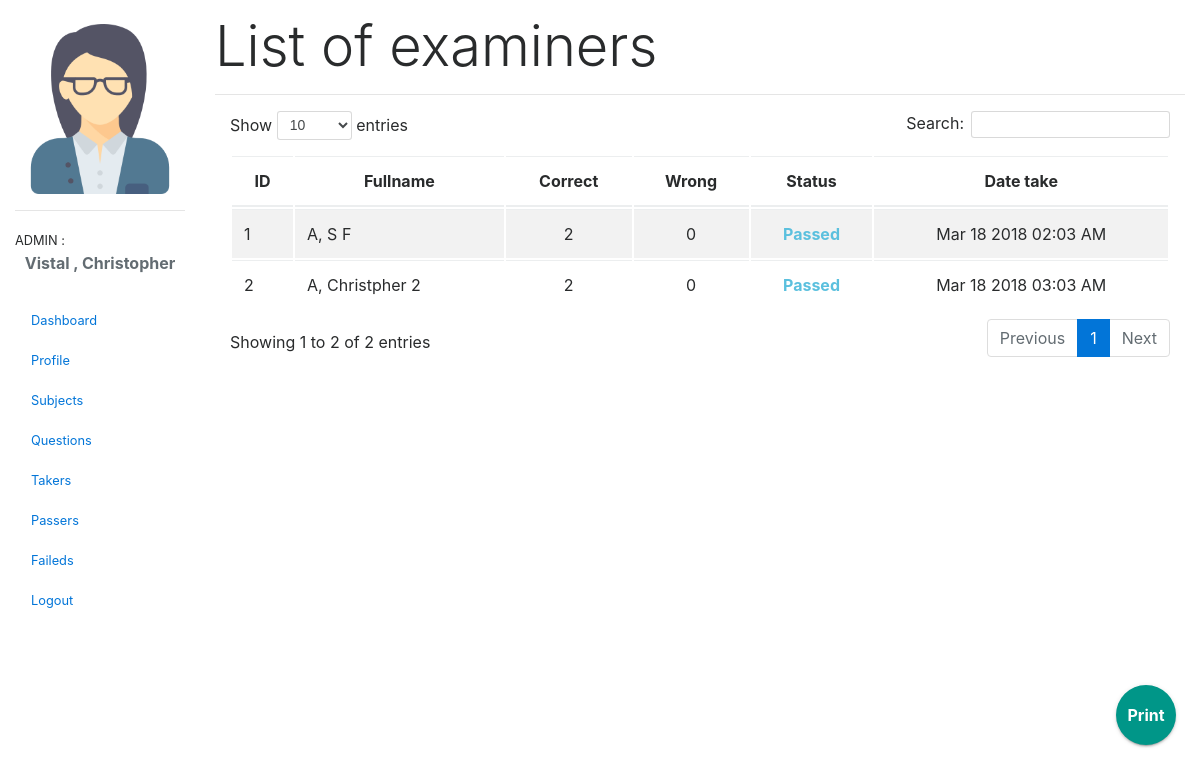
/private/page/list.php (signed in), run on the app's committed database.
### tables this page shows
CREATE TABLE `taker` (
  `taker_id` int(11) NOT NULL,
  `firstname` varchar(50) NOT NULL,
  `middlename` varchar(50) NOT NULL,
  `lastname` varchar(50) NOT NULL,
  `take_date` int(11) NOT NULL,
  `is_finish` enum('yes','no','','') DEFAULT 'no',
  `exam_id` varchar(50) NOT NULL
);

CREATE TABLE `take_finish` (
  `takef_id` int(11) NOT NULL,
  `exam_id` varchar(50) NOT NULL,
  `correct` int(11) NOT NULL,
  `wrong` int(11) NOT NULL
);

### private/functions/func.php (called while the page is built, shortened)
<?php
function passingScore(){
    global $db;
    $sql  = 'SELECT ROUND(COUNT(*) / 2,0) as passing_score FROM `questions`';
    $stmt = $db->query($sql)->FETCH(PDO::FETCH_ASSOC);
    return $stmt['passing_score'];
}
?>

### private/page/list.php (the view, shortened to what this page needs)
<?php include_once '../includes/header.php'; ?>
<main class="col-sm-9 ml-sm-auto col-md-10 pt-3" role="main">
    <h3 class="display-4">List of examiners</h3>
    <hr>
  <?php
    $sql =
    "
    SELECT take_finish.takef_id , taker.firstname , taker.middlename , taker.lastname , taker.take_date  , take_finish.correct , take_finish.wrong
    FROM taker
    INNER JOIN take_finish ON taker.exam_id = take_finish.exam_id
    ";
    $stmt = $db->query($sql);
    $r = $stmt->fetchAll(PDO::FETCH_ASSOC);
    ?>
    <table id="example2" class="table table-striped">
        <thead>
            <tr>
                <th class="text-center">ID</th>
                <th class="text-center">Fullname</th>
                <th class="text-center">Correct</th>
                <th class="text-center">Wrong</th>
                <th class="text-center">Status</th>
                <th class="text-center">Date take</th>
            </tr>
        </thead>
        <tbody class="">
            <?php foreach ($r as $key => $value): ?>
            <tr>
                <td><?php echo $value['takef_id']; ?></td>
                <td class="text-capitalize"><?php echo $value['lastname'] . ', '. $value['firstname'] . ' ' . $value['middlename']; ?></td>
                 <td class="text-center"><?php echo $value['correct']; ?></td>
                <td class="text-center"><?php echo $value['wrong']; ?></td>
                <td class="text-center"><?php echo ((passingScore() > $value['correct'] ? '<span class="text-danger font-weight-bold">Failed</span>' : '<span class="text-info font-weight-bold">Passed</span>'))?></td>
                <td class="text-center"><?php echo date('M d Y h:m A',$value['take_date']); ?></td>
            </tr>
            <?php endforeach ?>
        </tbody>
    </table>
    </div>
    <div class="zoom">
      <a href="printtakers.php" style="text-decoration: none;" class="zoom-fab zoom-btn-large text-white font-weight-bold" id="zoomBtn">Print</a>
    </div>
</div>
<?php include_once '../includes/footer.php'; ?>

### private/includes/header.php (shortened to what this page needs)
<?php require_once '../config.php'; ?>
<!DOCTYPE html>
<html>
    <head>
        <link rel="stylesheet" href="https://cdn.datatables.net/1.10.16/js/jquery.dataTables.min.js">
        <link rel="stylesheet" href="../../assets/css/bootstrap-grid.min.css">
        <link rel="stylesheet" href="../../assets/css/my-login.css">
        <link rel="stylesheet" href="../../assets/css/bootstrap-reboot.min.css">
        <link rel="stylesheet" href="../../assets/css/landing-page.min.css">
        <link rel="stylesheet" href="../../assets/css/bootstrap.min.css">
        <link rel="stylesheet" href="../../assets/css/dataTables.min.css">
        <link rel="stylesheet" href="../../assets/js/AmaranJS-master/dist/css/amaran.min.css">
        <link rel="stylesheet" href="../../assets/js/AmaranJS-master/dist/css/animate.min.css">
        <link rel="stylesheet" href="../../assets/css/fontawesome-all.min.css">
        <link href="../../assets/vendor/simple-line-icons/css/simple-line-icons.css" rel="stylesheet" type="text/css">
    </head>
    <body style="overflow-x: hidden;" id="body">
        <?php if (isset($_SESSION['id'])): ?>
        <?php
        if(!isset($_SESSION['id'])){
        redirect('login.php');
        }else{
        $sql = 'SELECT * FROM login_admin WHERE id = :id';
        $stmt = $db->prepare($sql);
        $stmt->execute([':id'=>$_SESSION['id']]);
        $sth = $stmt->fetch(PDO::FETCH_ASSOC);
        }
        ?>
        <div class="container-fluid">
            <div class="row">
                <nav class="col-sm-3 col-md-2 d-none d-sm-block sidebar navbar-light" id="sidebarr">
                    <br>
                    <img src="../../assets/img/people.png" class="img-fluid" alt="">
                    <hr>
                    <small class="text-sm-center text-uppercase"><?php echo $sth['account_type']; ?> : </small>
                    <p class="text-capitalize text-center text-muted font-weight-bold"><?php echo $sth['lastname'] . ' , ' . $sth['firstname']; ?></p>
                    <div class="row">
                        <div class="col-2 collapse d-md-flex bg-dark pt-2 h-100" id="sidebar">
                            <ul class="nav flex-column flex-nowrap">
                                <li class="nav-item"><a href="admin.php" class="nav-link"><small>Dashboard</small></a></li>
                                <li class="nav-item"><a class="nav-link" href="profile.php"><small>Profile</small></a></li>
                                <li class="nav-item">
                                    <a class="nav-link " href="#submenu1" data-toggle="collapse" data-target="#submenu1"><small>Subjects</small></a>
                                </li>
                                <li class="nav-item">
                                    <a class="nav-link " href="#submenu2" data-toggle="collapse" data-target="#submenu2"><small>Questions</small></a>
                                </li>
                                <li class="nav-item"><a class="nav-link" href="list.php"><small>Takers</small></a></li>
                                <li class="nav-item"><a class="nav-link" href="passers.php"><small>Passers</small></a></li>
                                <li class="nav-item"><a class="nav-link" href="faileds.php"><small>Faileds</small></a></li>
                                <li class="nav-item"><a class="nav-link" href="logout.php"><small>Logout</small></a></li>
                            </ul>
                        </div>
                    </nav>
                    <?php endif ?>

### private/includes/footer.php (shortened to what this page needs)
</body>
</html>

### assets/css/my-login.css (style rules this page uses)
html,body { height: 100%; }

### private/includes/header.php (style rules this page uses)
.zoom { position: fixed; bottom: 45px; right: 24px; height: 70px; }
.zoom-fab { display: inline-block; width: 40px; height: 40px; line-height: 40px; border-radius: 50%; background-color: #009688; vertical-align: middle; text-decoration: none; text-align: center; transition: 0.2s ease-out; box-shadow: 0 2px 2px 0 rgba(0, 0, 0, 0.14), 0 1px 5px 0 rgba(0, 0, 0, 0.12), 0 3px 1px -2px rgba(0, 0, 0, 0.2); cursor: pointer; color: #FFF; }
.zoom-btn-large { width: 60px; height: 60px; line-height: 60px; }

### data on the page
taker: take_finish.takef_id "1", lastname "A", firstname "S", middlename "F", take_finish.correct "2", take_finish.wrong "0", take_date "Mar 18 2018 02:03 AM"
taker: take_finish.takef_id "2", lastname "A", firstname "Christpher", middlename "2", take_finish.correct "2", take_finish.wrong "0", take_date "Mar 18 2018 03:03 AM"

### other printed values
$sth['account_type'] "ADMIN"
$sth['lastname'] "Vistal"
$sth['firstname'] "Christopher"
